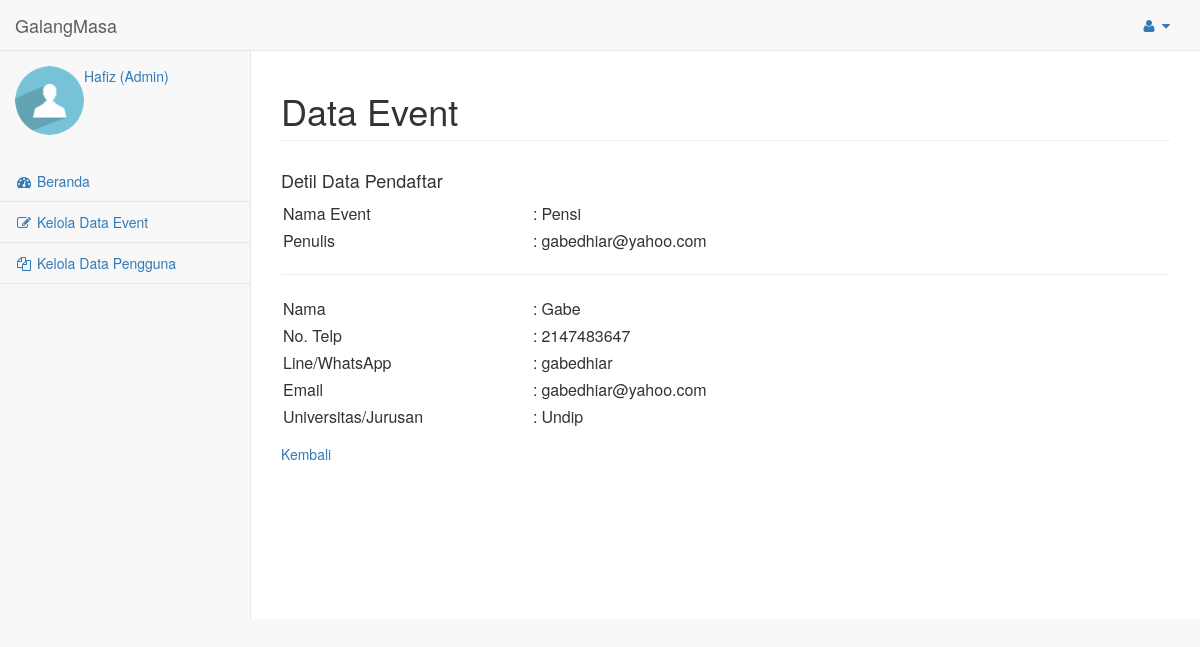
/admin/data_event/detil_daftar.php?num=1&no=1 (signed in), run on the app's committed database.
### tables this page shows
CREATE TABLE `data_event` (
  `num` int(11) NOT NULL,
  `nama` text NOT NULL,
  `bidang` text NOT NULL,
  `tanggal` text NOT NULL,
  `lokasi` text NOT NULL,
  `jangka` text,
  `penjelasan` text,
  `target` text,
  `req` text,
  `posisi` text,
  `biaya` text,
  `keuntungan` text,
  `penulis` text NOT NULL
);

CREATE TABLE `data_daftar` (
  `num` int(11) NOT NULL,
  `no_daftar` int(11) NOT NULL,
  `mhs` text NOT NULL,
  `telp` text NOT NULL,
  `sosmed` text NOT NULL,
  `email` text NOT NULL,
  `univ` text NOT NULL
);

### admin/data_event/detil_daftar.php (the view, shortened to what this page needs)
<html>
	<head>
		<link href="../../vendor/bootstrap/css/bootstrap.min.css" rel="stylesheet">
		<link href="../../vendor/metisMenu/metisMenu.min.css" rel="stylesheet">
		<link href="../../dist/css/sb-admin-2.css" rel="stylesheet">
		<link href="../../vendor/morrisjs/morris.css" rel="stylesheet">
		<link href="../../vendor/font-awesome/css/font-awesome.min.css" rel="stylesheet" type="text/css">
	</head>
	<body>
		<div id="wrapper">
			<?php
				include('../../navigasi/nav2.php')
			?>
			<div id="page-wrapper">
				<div class="row">
					<div class="col-lg-12">
						<h1 class="page-header">Data Event</h1>
					</div>
				</div>
				<div class="row">
					<div class="col-lg-12">
						<h4>Detil Data Pendaftar</h4>
						<?php
						$num = $_GET['num'];
						$no = $_GET['no'];
						$queryUser = "SELECT * FROM data_event WHERE num='$num'";
						if ($r = mysql_query($queryUser))
						{
							$baris = mysql_fetch_array($r);
							$num = htmlentities($baris['num']);
							$nama = htmlentities($baris['nama']);
							$penulis = htmlentities($baris['penulis']);
							?>
							<form>
								<table width="100%" border="0" cellpadding="5" cellspacing="5">
									<tr>
										<td width="250">Nama Event</td>
										<td width="3">:</td>
										<td><?php echo $nama; ?></td>
									</tr>
									<tr>
										<td width="250">Penulis</td>
										<td width="3">:</td>
										<td><?php echo $penulis; ?></td>
									</tr>
								</table>
							</form>
						<?php
						} else {
							echo "<p>Data kosong.</p>";
						}
						$query = "SELECT * FROM data_daftar WHERE num='$num' AND no_daftar='$no'";
						if ($r = mysql_query($query))
						{
							$baris = mysql_fetch_array($r);
							$nama = htmlentities($baris['mhs']);
							$telp = htmlentities($baris['telp']);
							$sosmed = htmlentities($baris['sosmed']);
							$email = htmlentities($baris['email']);
							$univ = htmlentities($baris['univ']);
						?>
							<hr/>
							<form>
								<table width="100%" border="0" cellpadding="5" cellspacing="5">
									<tr>
										<td width="250">Nama</td>
										<td width="3">:</td>
										<td><?php echo $nama; ?></td>
									</tr>
									<tr>
										<td width="250">No. Telp</td>
										<td width="3">:</td>
										<td><?php echo $telp; ?></td>
									</tr>
									<tr>
										<td width="250">Line/WhatsApp</td>
										<td width="3">:</td>
										<td><?php echo $sosmed; ?></td>
									</tr>
									<tr>
										<td width="250">Email</td>
										<td width="3">:</td>
										<td><?php echo $email; ?></td>
									</tr>
									<tr>
										<td width="250">Universitas/Jurusan</td>
										<td width="3">:</td>
										<td><?php echo $univ; ?></td>
									</tr>
								</table>
							</form>
						<?php
						} else {
							echo "<p>Data kosong.</p>";
						}
						?>
						<a href="../data_event/detil_event.php?num=<?php echo $num; ?>">Kembali</a>
						<br/>
						<br/>
					</div>
				</div>
			</div>
		</div>
	</body>
</html>

### data on the page
data_event: nama "Pensi", penulis "gabedhiar@yahoo.com"
data_daftar: mhs "Gabe", telp "2147483647", sosmed "gabedhiar", email "gabedhiar@yahoo.com", univ "Undip"

### other printed values
$_SESSION['nama'] "Hafiz"
$_SESSION['posisi'] "Admin"
